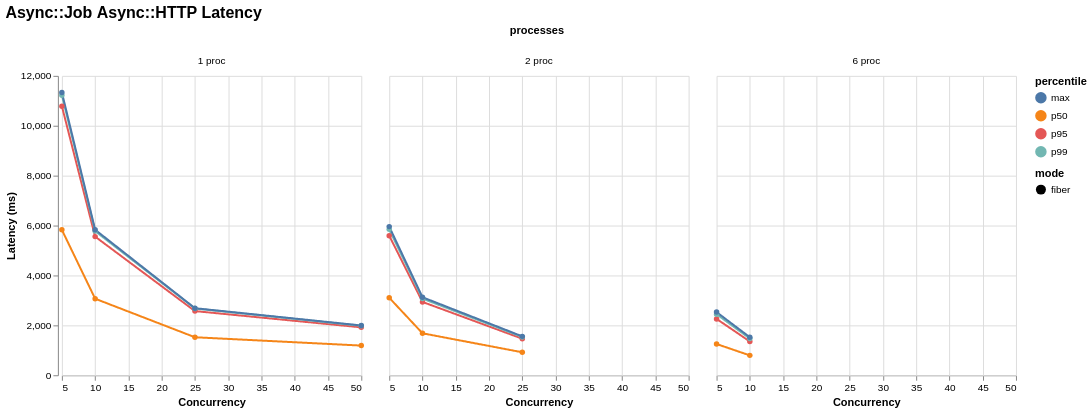

Vega-Lite specification for this chart:
### Vega-Lite specification from a JSON file in a GitHub repository (floating-point values rounded to 4 significant figures)
{"$schema": "https://vega.github.io/schema/vega-lite/v6.json", "title": "Async::Job Async::HTTP Latency", "data": {"values": [{"mode": "fiber", "concurrency": 5, "processes": "1 proc", "percentile": "p50", "value": 5829.0}, {"mode": "fiber", "concurrency": 5, "processes": "1 proc", "percentile": "p95", "value": 10790.0}, {"mode": "fiber", "concurrency": 5, "processes": "1 proc", "percentile": "p99", "value": 11230.0}, {"mode": "fiber", "concurrency": 5, "processes": "1 proc", "percentile": "max", "value": 11340.0}, {"mode": "fiber", "concurrency": 10, "processes": "1 proc", "percentile": "p50", "value": 3067.0}, {"mode": "fiber", "concurrency": 10, "processes": "1 proc", "percentile": "p95", "value": 5556.0}, {"mode": "fiber", "concurrency": 10, "processes": "1 proc", "percentile": "p99", "value": 5777.0}, {"mode": "fiber", "concurrency": 10, "processes": "1 proc", "percentile": "max", "value": 5832.0}, {"mode": "fiber", "concurrency": 25, "processes": "1 proc", "percentile": "p50", "value": 1523.0}, {"mode": "fiber", "concurrency": 25, "processes": "1 proc", "percentile": "p95", "value": 2572.0}, {"mode": "fiber", "concurrency": 25, "processes": "1 proc", "percentile": "p99", "value": 2673.0}, {"mode": "fiber", "concurrency": 25, "processes": "1 proc", "percentile": "max", "value": 2687.0}, {"mode": "fiber", "concurrency": 50, "processes": "1 proc", "percentile": "p50", "value": 1188.0}, {"mode": "fiber", "concurrency": 50, "processes": "1 proc", "percentile": "p95", "value": 1920.0}, {"mode": "fiber", "concurrency": 50, "processes": "1 proc", "percentile": "p99", "value": 1981.0}, {"mode": "fiber", "concurrency": 50, "processes": "1 proc", "percentile": "max", "value": 1995.0}, {"mode": "fiber", "concurrency": 5, "processes": "2 proc", "percentile": "p50", "value": 3107.0}, {"mode": "fiber", "concurrency": 5, "processes": "2 proc", "percentile": "p95", "value": 5594.0}, {"mode": "fiber", "concurrency": 5, "processes": "2 proc", "percentile": "p99", "value": 5847.0}, {"mode": "fiber", "concurrency": 5, "processes": "2 proc", "percentile": "max", "value": 5957.0}, {"mode": "fiber", "concurrency": 10, "processes": "2 proc", "percentile": "p50", "value": 1681.0}, {"mode": "fiber", "concurrency": 10, "processes": "2 proc", "percentile": "p95", "value": 2938.0}, {"mode": "fiber", "concurrency": 10, "processes": "2 proc", "percentile": "p99", "value": 3072.0}, {"mode": "fiber", "concurrency": 10, "processes": "2 proc", "percentile": "max", "value": 3127.0}, {"mode": "fiber", "concurrency": 25, "processes": "2 proc", "percentile": "p50", "value": 920.9}, {"mode": "fiber", "concurrency": 25, "processes": "2 proc", "percentile": "p95", "value": 1465.0}, {"mode": "fiber", "concurrency": 25, "processes": "2 proc", "percentile": "p99", "value": 1532.0}, {"mode": "fiber", "concurrency": 25, "processes": "2 proc", "percentile": "max", "value": 1559.0}, {"mode": "fiber", "concurrency": 5, "processes": "6 proc", "percentile": "p50", "value": 1252.0}, {"mode": "fiber", "concurrency": 5, "processes": "6 proc", "percentile": "p95", "value": 2258.0}, {"mode": "fiber", "concurrency": 5, "processes": "6 proc", "percentile": "p99", "value": 2448.0}, {"mode": "fiber", "concurrency": 5, "processes": "6 proc", "percentile": "max", "value": 2531.0}, {"mode": "fiber", "concurrency": 10, "processes": "6 proc", "percentile": "p50", "value": 796.6}, {"mode": "fiber", "concurrency": 10, "processes": "6 proc", "percentile": "p95", "value": 1354.0}, {"mode": "fiber", "concurrency": 10, "processes": "6 proc", "percentile": "p99", "value": 1471.0}, {"mode": "fiber", "concurrency": 10, "processes": "6 proc", "percentile": "max", "value": 1524.0}]}, "mark": {"type": "line", "point": true, "tooltip": true}, "encoding": {"x": {"field": "concurrency", "type": "quantitative", "title": "Concurrency"}, "y": {"field": "value", "type": "quantitative", "title": "Latency (ms)"}, "color": {"field": "percentile", "type": "nominal"}, "tooltip": [{"field": "mode", "type": "nominal"}, {"field": "concurrency", "type": "nominal"}, {"field": "processes", "type": "nominal"}, {"field": "metric", "type": "nominal"}, {"field": "percentile", "type": "nominal"}, {"field": "value", "type": "quantitative"}], "strokeDash": {"field": "mode", "type": "nominal"}, "column": {"field": "processes", "type": "nominal"}}, "config": {"background": "white", "axis": {"labelFont": "Arial", "titleFont": "Arial", "grid": true}, "legend": {"labelFont": "Arial", "titleFont": "Arial"}, "title": {"font": "Arial", "fontSize": 16, "anchor": "start"}, "view": {"stroke": null}}}
